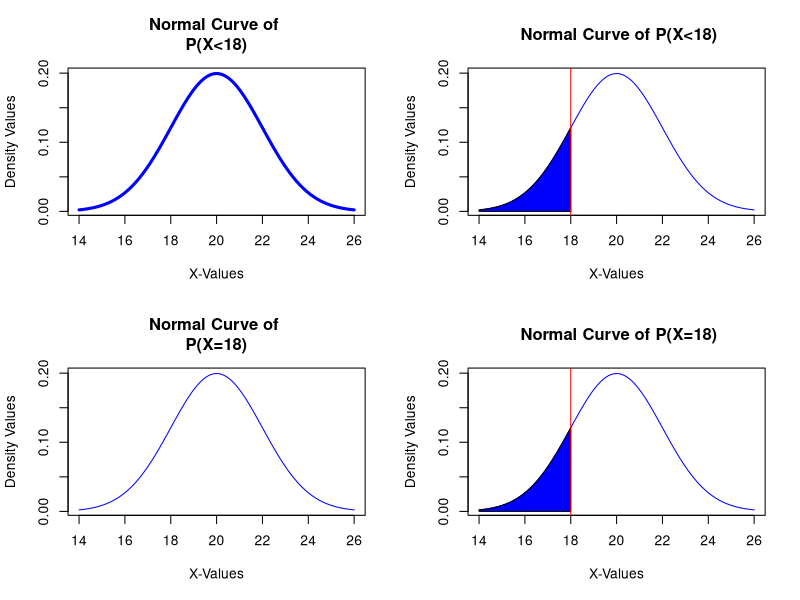
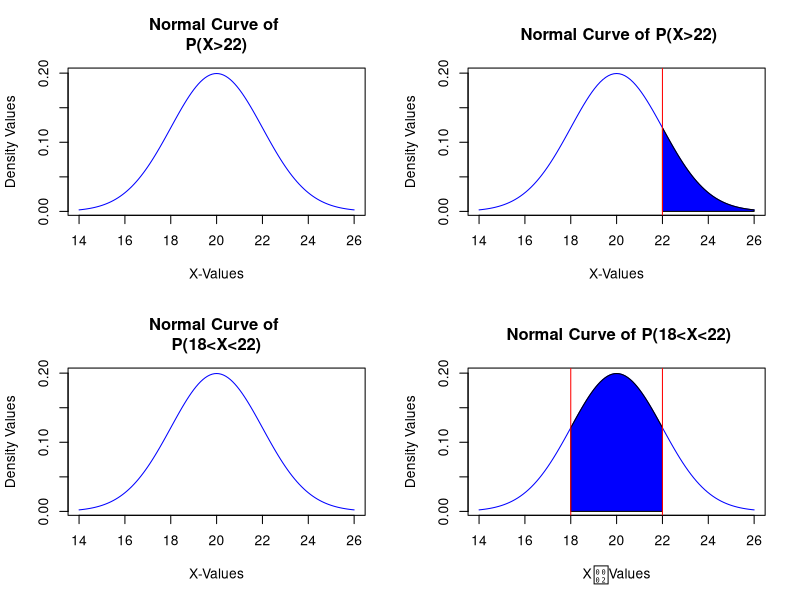

These figures' R source, in order:
Mean=20
Mean
Var=4
Var
Sd=sqrt(Var)
Sd
x1=18
x1
P_x_ND1=pnorm(q=x1, mean=Mean, sd=Sd, lower.tail=TRUE, log.p=F)
P_x_ND1
lower_bound= Mean-3*Sd
lower_bound
upper_bound= Mean+3*Sd
upper_bound
x1=seq(from= lower_bound, to=upper_bound, by=0.1)
x1
y1=dnorm(x1, mean = Mean, sd = Sd)
y1
par(mfrow=c(2,2))
plot(x1, y1, type = "l", lty = 1, col = "blue", xlab = "X-Values", ylab = "Density Values", main = "Normal Curve of 
P(X<18)", lwd=3)
curve(dnorm(x, mean = Mean, sd = Sd), from = Mean-3*Sd , to = Mean+3*Sd, col = "blue", xlab = "X-Values", 
      ylab = "Density Values", main = " Normal Curve of P(X<18)")
x1=seq(from= lower_bound, to=18, by=0.1)
y1=dnorm(x1, mean = Mean, sd = Sd)
polygon(c(lower_bound,x1,18),c(0,y1,0),col="blue")
abline(v=18, col="red")
X=18
X
P_x_ND2=dnorm(x=X, mean=Mean, sd=Sd)
P_x_ND2
x2=seq(from= lower_bound, to= upper_bound, by=0.1)
x2
y2=dnorm(x2, mean = Mean, sd = Sd)
y2
plot(x2, y2, type = "l", lty = 1, col = "blue", xlab = "X-Values", ylab = "Density Values", main = "Normal Curve of 
P(X=18)")
curve(dnorm(x, mean = Mean, sd = Sd), from = Mean-3*Sd , to = Mean+3*Sd, col = "blue",xlab = "X-Values", 
      ylab = "Density Values", main = " Normal Curve of P(X=18)")
x2=seq(from= lower_bound, to=18, by=0.1)
y2=dnorm(x2, mean = Mean, sd = Sd)
polygon(c(lower_bound,x2,18),c(0,y2,0),col="blue")
abline(v=18, col="red")
x2=22
x2
P_x_ND3=pnorm(q=x2, mean=Mean, sd=Sd, lower.tail=FALSE, log.p=F)
P_x_ND3
x3=seq(from= lower_bound, to= upper_bound, by=0.1)
x3
y3=dnorm(x3, mean = Mean, sd = Sd)
y3
plot(x3, y3, type = "l", lty = 1, col = "blue", xlab = "X-Values", ylab = "Density Values", main = "Normal Curve of 
P(X>22)")
curve(dnorm(x, mean = Mean, sd = Sd), from = Mean-3*Sd , to = Mean+3*Sd, col = "blue",xlab = "X-Values", 
      ylab = "Density Values", main = " Normal Curve of P(X>22)")
x3=seq(from=22, to= upper_bound, by=0.1)
y3=dnorm(x3, mean = Mean, sd = Sd)
polygon(c(22,x3, upper_bound),c(0,y3,0),col="blue")
abline(v=22, col="red")
x3=18
x3
x4=22
x4
P_x_ND4=pnorm(q=x4,mean=Mean,sd=Sd, lower.tail=T)-pnorm(q=x3,mean=Mean, sd=Sd,lower.tail=T)
P_x_ND4
x4=seq(from= lower_bound, to= upper_bound, by=0.1)
x4
y4=dnorm(x4, mean = Mean, sd = Sd)
y4
plot(x4, y4, type = "l", lty = 1, col = "blue", xlab = "X-Values", ylab = "Density Values", main = "Normal Curve of 
P(18<X<22)")
curve(dnorm(x=x, mean = Mean, sd = Sd), from = Mean-3*Sd , to = Mean+3*Sd, col = "blue",xlab = "XValues", ylab = "Density Values", main = " Normal Curve of P(18<X<22)")
x4=seq(from=18, to= 22, by=0.1)
y4=dnorm(x4, mean = Mean, sd = Sd)
polygon(c(18,x4,22),c(0,y4,0),col="blue")
abline(v=c(18,22), col="red")
P=0.9
P
x=qnorm(p=P, mean=Mean, sd=Sd, lower.tail=T)
x
N=10
N
RN= rnorm(n=N, mean=Mean, sd=Sd)
RN